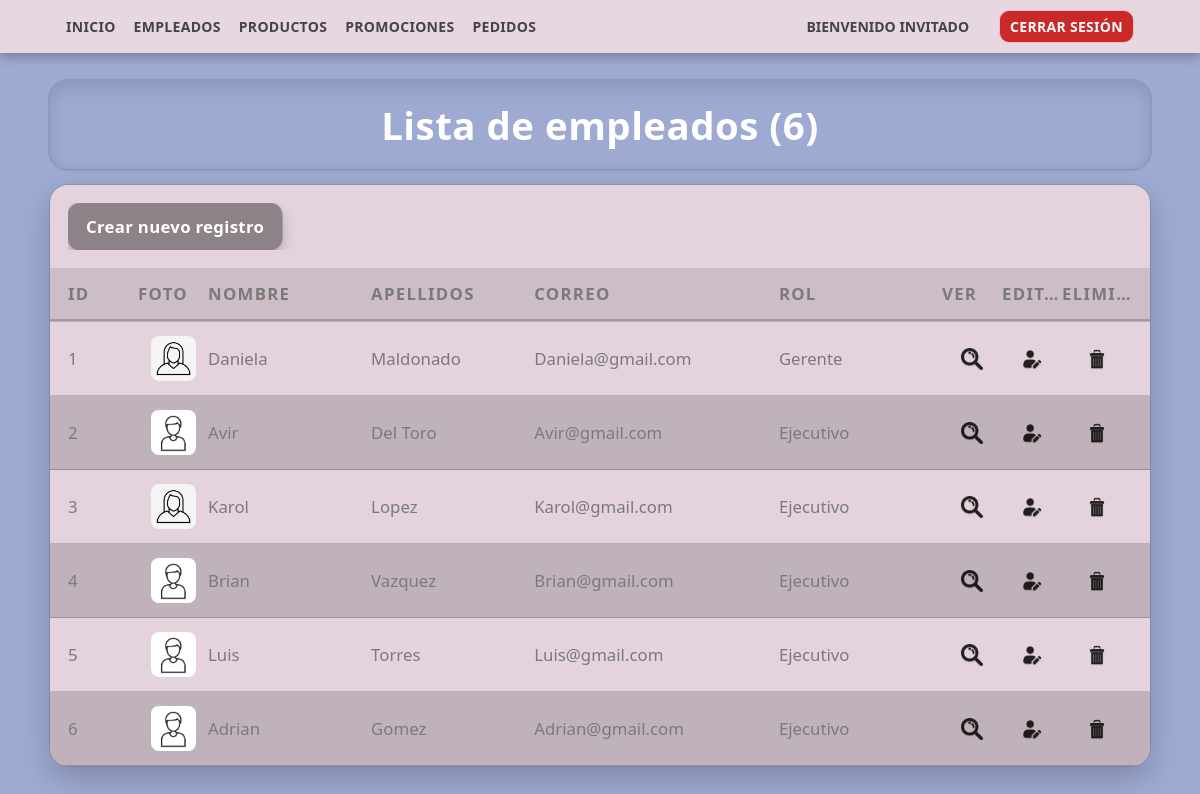
The app's page /Administrador/empleados_lista.php with its own data.
### tables this page shows
CREATE TABLE `empleados` (
  `id` int(11) NOT NULL,
  `nombre` varchar(128) NOT NULL,
  `apellidos` varchar(128) NOT NULL,
  `correo` varchar(128) NOT NULL,
  `pass` varchar(32) DEFAULT NULL,
  `rol` int(1) NOT NULL,
  `archivo_nombre` varchar(255) DEFAULT NULL,
  `archivo_file` varchar(255) DEFAULT NULL,
  `ver detalle` int(11) DEFAULT NULL,
  `editar` int(11) DEFAULT NULL,
  `eliminar` int(11) DEFAULT NULL
);

### Administrador/empleados_lista.php (the view, shortened to what this page needs)
<?php
$con = conecta();
$sql = "SELECT * FROM empleados WHERE eliminar = 0 OR eliminar IS NULL";
$res = $con->query($sql);
$num = $res->num_rows;
?>
<html>
<head>
  <link rel="stylesheet" href="css/style.css">
  <link rel="stylesheet" href="css/styleMenu.css">
</head>
<body>
<?php include 'menu.php'; ?>
<div class="fila titulo">
  <div>Lista de empleados (<?php echo $num; ?>)</div>
</div>
<div class="tabla">
  <div class="fila crear" style="padding:18px;">
    <div>
      <div class="cuadro">
        <a href="empleados_alta.php">Crear nuevo registro</a>
      </div>
    </div>
  </div>
  <div class="fila encabezado">
    <div>ID</div>
    <div>Foto</div>
    <div>Nombre</div>
    <div>Apellidos</div>
    <div>Correo</div>
    <div>Rol</div>
    <div>Ver</div>
    <div>Editar</div>
    <div>Eliminar</div>
  </div>
  <?php while ($row = $res->fetch_array()) { ?>
    <div class="fila">
      <div><?php echo $row["id"]; ?></div>
      <div>
        <?php
        if ($row["archivo_file"] != "") {
            echo "<img class='fotoMini' src='archivos/" . $row["archivo_file"] . "'>";
        } else {
            echo "<img class='fotoMini' src='archivos/default.png'>";
        }
        ?>
      </div>
      <div><?php echo $row["nombre"]; ?></div>
      <div><?php echo $row["apellidos"]; ?></div>
      <div><?php echo $row["correo"]; ?></div>
      <div><?php echo ($row["rol"] == 1) ? "Gerente" : "Ejecutivo"; ?></div>
      <div>
        <a href="empleados_ver.php?id=<?php echo $row['id']; ?>">
          <img src="img/lupa.png" class="icono">
        </a>
      </div>
      <div>
        <a href="empleados_edita.php?id=<?php echo $row['id']; ?>">
          <img src="img/editar.png" class="icono">
        </a>
      </div>
      <div>
        <a href="empleados_elimina.php?id=<?php echo $row['id']; ?>">
          <img src="img/bote.png" class="icono">
        </a>
      </div>
    </div>
  <?php } ?>
</div>
</body>
</html>

### Administrador/menu.php (shortened to what this page needs)
<div id="menu">
    <nav>
        <a href="bienvenida.php">INICIO</a>
        <a href="empleados_lista.php">EMPLEADOS</a>
        <a href="productos_lista.php">PRODUCTOS</a>
        <a href="#">PROMOCIONES</a>
        <a href="#">PEDIDOS</a>
        <span class="bienvenido">
            BIENVENIDO <?php echo isset($_SESSION['nombreUser']) ? htmlspecialchars($_SESSION['nombreUser']) : 'INVITADO'; ?>
        </span>
        <a href="logout.php" class="cerrar">CERRAR SESIÓN</a>
    </nav>
</div>

### Administrador/css/style.css (style rules this page uses)
:root { --bg:#9FAAD2; --table:#E4D3DD; --text:#7A7A7A; --line:rgba(0,0,0,.18); --line-soft:rgba(0,0,0,.10); }
* { box-sizing:border-box; }
html,body { margin:0; padding:0; background:var(--bg); color:var(--text); font-family:system-ui,-apple-system,Segoe UI,Roboto,Helvetica,Arial; }
.fila.titulo { width:min(1100px,92%); margin:28px auto 10px; }
.fila.titulo>div { background:transparent; text-align:center; font-size:clamp(24px,3.2vw,40px); font-weight:800; letter-spacing:.5px; padding:18px 16px; border-radius:18px; outline:2px solid var(--line-soft); box-shadow:0 6px 18px rgba(0,0,0,.12) inset; color:#FFFFFF; }
.tabla { width:min(1100px,92%); margin:16px auto 40px; padding:0; background:var(--table); border-radius:18px; box-shadow:0 12px 30px rgba(0,0,0,.20); overflow-x:auto; outline:1.5px solid var(--line-soft); }
.tabla .fila { display:grid; grid-template-columns:70px 70px 1fr 1fr 1.5fr 1fr 60px 60px 70px; align-items:center; gap:0; padding:14px 18px; border-bottom:1px solid var(--line); }
.tabla .fila.encabezado { position:sticky; top:0; z-index:1; background:color-mix(in oklab,var(--table) 92%,black 8%); font-weight:800; text-transform:uppercase; letter-spacing:.08em; border-bottom:2px solid var(--line); color:var(--text); }
.tabla .fila:not(.encabezado):nth-child(even) { background:color-mix(in oklab,var(--table) 88%,black 12%); }
.tabla .fila>div { min-width:0; overflow:hidden; text-overflow:ellipsis; white-space:nowrap; font-size:clamp(14px,1.4vw,18px); color:var(--text); }
.icono { width:22px; height:22px; display:block; margin-inline:auto; opacity:.85; filter:drop-shadow(0 1px 0 rgba(0,0,0,.25)); }
.tabla .fila.encabezado+.fila { border-top:1px solid var(--line); }
.fila.crear { grid-template-columns:1fr; border-bottom:none; background:transparent; padding:18px; }
.fila.crear>div { grid-column:1/-1; }
.cuadro a { display:inline-block; text-decoration:none; color:#FFFFFF; background:color-mix(in oklab,var(--table) 70%,black 30%); padding:12px 18px; border-radius:12px; font-weight:700; letter-spacing:.3px; outline:1px solid var(--line); box-shadow:0 6px 14px rgba(0,0,0,.22); transition:transform .12s ease,box-shadow .12s ease,background .12s ease; }

### Administrador/css/styleMenu.css (style rules this page uses)
#menu { width:100%; background: color-mix(in oklab, var(--table) 90%, white 10%); box-shadow:0 4px 10px rgba(0,0,0,.25); font-family:system-ui,-apple-system,Segoe UI,Roboto,Helvetica,Arial; }
#menu nav { max-width:1100px; margin:0 auto; padding:10px 16px; display:flex; align-items:center; gap:18px; }
#menu a { text-decoration:none; font-weight:700; font-size:14px; color:#444444; letter-spacing:.3px; }
#menu .bienvenido { margin-left:auto; margin-right:12px; font-weight:700; font-size:14px; color:#444444; }
#menu .cerrar { padding:6px 10px; border-radius:10px; border:1px solid rgba(255,255,255,.7); background:#C92929; color:#ffffff; font-weight:700; transition:0.15s ease-in-out; }

### Administrador/empleados_lista.php (style rules this page uses)
.fotoMini { width:45px; height:45px; border-radius:8px; object-fit:cover; background:#ccc; display:block; margin:auto; }

### records on screen
empleados: id "1", archivo_file (picture), nombre "Daniela", apellidos "Maldonado", correo "Daniela@gmail.com", rol "Gerente"
empleados: id "2", archivo_file (picture), nombre "Avir", apellidos "Del Toro", correo "Avir@gmail.com", rol "Ejecutivo"
empleados: id "3", archivo_file (picture), nombre "Karol", apellidos "Lopez", correo "Karol@gmail.com", rol "Ejecutivo"
empleados: id "4", archivo_file (picture), nombre "Brian", apellidos "Vazquez", correo "Brian@gmail.com", rol "Ejecutivo"
empleados: id "5", archivo_file (picture), nombre "Luis", apellidos "Torres", correo "Luis@gmail.com", rol "Ejecutivo"
empleados: id "6", archivo_file (picture), nombre "Adrian", apellidos "Gomez", correo "Adrian@gmail.com", rol "Ejecutivo"

### other values on screen
$num "6"
